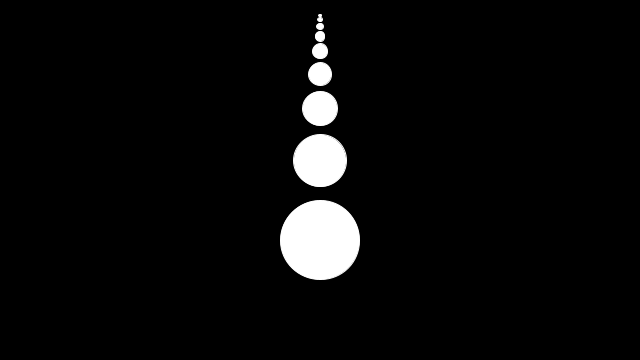
Frame 1 (no input)
Frame 60 (the mouse pressed at the canvas centre just before this capture): identical to frame 1, image omitted
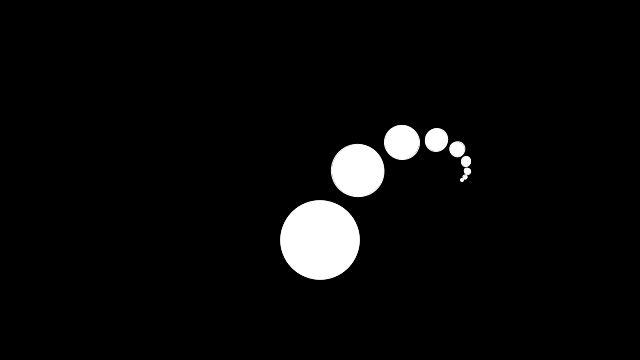
Frame 120 (the mouse held since frame 60 and released just before this capture)

The Processing sketch that drew these frames (run headless with seeded random() and noise(); from frame 60 on, the mouse is pressed at the canvas centre):

// Processing sketch: sketch______
// ── sketch______.pde
float theta;   

void setup() {
  size(640, 360);
}

void draw() {
  background(0);
  frameRate(30);
  stroke(255);
  float a = (mouseX / (float) width) ;
  theta = a;
  translate(width/2,height);
  translate(0,-120);
  branch(120);

}

void branch(float h) {
  h *= 0.66;
  
  if (h > 2) {
      
    rotate(theta);   
    ellipse(0, 0, -h, -h);  
    translate(0, -h);  
    branch(h);       
    
    
  }
}
